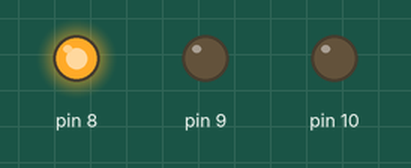
A sketch run on a simulated Arduino Uno, built with avr-gcc and run on an emulated ATmega328P. Parts: output pins drawn as LEDs (lit = HIGH).

Above: at 2.5 s.
At 6.0 s:
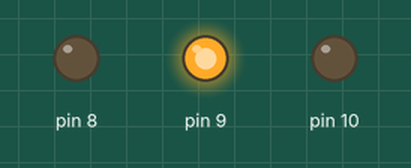
At 9.5 s:
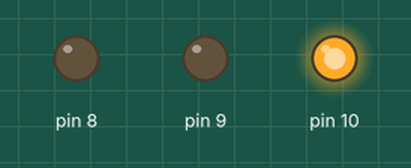
Timing chart, 0 to 15.6 s (numbered marks = the images above):
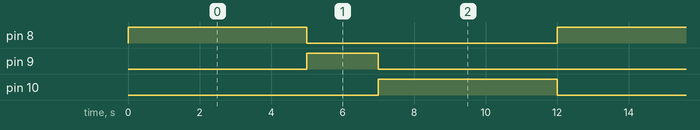

The sketch:

PRO-ASS4.ino
```cpp
#define F_CPU 8000000UL
#include <avr/io.h>
#include <util/delay.h>

int main(void)
{
    DDRB = 0x07;

    while(1)
    {
        PORTB = 0x01;
        _delay_ms(5000);

        PORTB = 0x02;
        _delay_ms(2000);

        PORTB = 0x04;
        _delay_ms(5000);
    }

    return 0;
}
```

Measured:
- by itself, pin 8, pin 10: alternates HIGH for 5.0 s and LOW for 7.0 s
- by itself, pin 9: alternates HIGH for 2.0 s and LOW for 10.0 s
- by itself, everything shown: repeats every 12.0 s, in 3 steps
